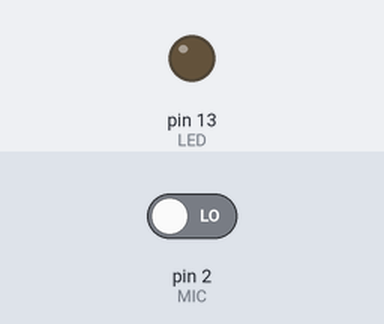
Bench run of a sketch on a simulated Arduino Uno, built with avr-gcc and run on an emulated ATmega328P. On the bench: output pins drawn as LEDs (lit = HIGH). Dashed ring = blinking. Inputs (shaded band) come from the test bench; at power-on: pin 2 (MIC) LOW. What the sketch prints to the serial monitor is not drawn.

Above: at 1.2 s.
1.3 s: pin 2 (MIC) driven HIGH
At 1.6 s:
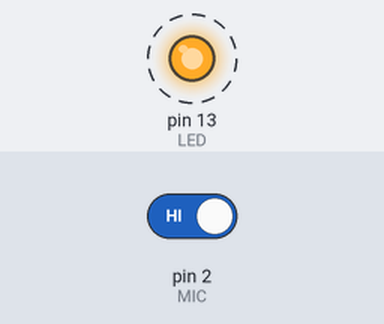
4.3 s: pin 2 (MIC) driven LOW
At 4.8 s:
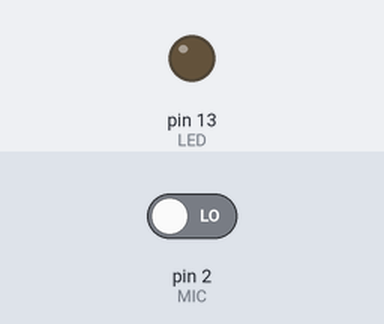
Timing chart, 0 to 7.3 s (numbered marks = the images above; inputs shaded):
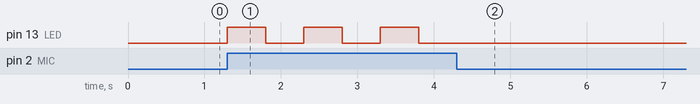

The sketch:

AmongUSSoundSensor.ino
```cpp
/*
	Capitulo 13 de Arduino desde cero en Español.
	Programa que utiliza la salida digital D0 del modulo KY-038 (o KY-037)
        para mantener encendido o apagado un LED.

	Autor: bitwiseAr

*/

int MIC = 2;				// D0 de modulo a pin 2
int LED = 13;				// anodo de LED a pin 3
int VALOR;				// variable para almacenar valor de D0
int ESTADO;				// variable para almacenar estado del LED


void setup(){
  pinMode(MIC, INPUT);			// pin 2 como entrada
  pinMode(LED, OUTPUT);			// pin 3 como salida
  Serial.begin(9600);
}


void loop(){
  VALOR = digitalRead(MIC);		// obtiene valor de D0
  if (VALOR == HIGH){			// si D0 tiene un valor alto
    Serial.print(VALOR);
    ESTADO = digitalRead(LED);		// almacena estado del led (encendido o apagado)
    digitalWrite(LED, !ESTADO);		// escribe en LED el valor opuesto al que tenia
    delay(500); 			// demora de medio seg. para evitar pulsos espureos
  }
}
```

Measured:
- after the input at 1.3 s, pin 13 (LED): alternates HIGH for 0.50 s and LOW for 0.50 s, starting at once
- after the input at 4.3 s, pin 13 (LED): stops changing and stays LOW
